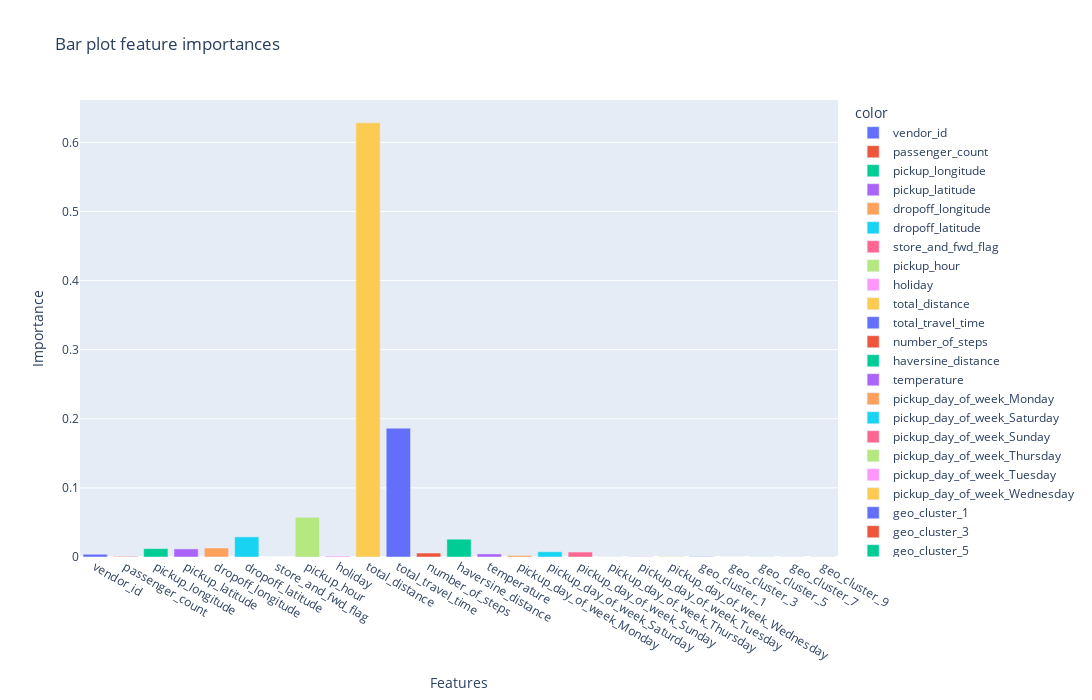

This figure's notebook cell:
### Markdown cell above
#### $6.3$

Let's build a bar graph of the coefficients of significance of each of the factors.

### Code cell
# Setting the bar graph parameters             
features = X_train.columns                           # features
importances_features = gb_regr.feature_importances_  # importance of features


# Building a bar graph
fig = px.bar(
    x = features,
    y = importances_features,
    color = features,
    orientation = 'v',
    height = 700,
    width = 1400,
    
    labels = {
        'x': 'Features',
        'y': 'Importance'
    },
    
    title = 'Bar plot feature importances'
)

fig.show('png')

### Figure 1 — Plotly figure (JSON) as saved in the notebook; plotly's stock layout.template omitted (floating-point values rounded to 4 significant figures)
{"data": [{"alignmentgroup": "True", "hovertemplate": "color=vendor_id<br>Features=%{x}<br>Importance=%{y}<extra></extra>", "legendgroup": "vendor_id", "marker": {"color": "#636efa", "pattern": {"shape": ""}}, "name": "vendor_id", "offsetgroup": "vendor_id", "orientation": "v", "showlegend": true, "textposition": "auto", "type": "bar", "x": ["vendor_id"], "xaxis": "x", "y": [0.003932], "yaxis": "y"}, {"alignmentgroup": "True", "hovertemplate": "color=passenger_count<br>Features=%{x}<br>Importance=%{y}<extra></extra>", "legendgroup": "passenger_count", "marker": {"color": "#EF553B", "pattern": {"shape": ""}}, "name": "passenger_count", "offsetgroup": "passenger_count", "orientation": "v", "showlegend": true, "textposition": "auto", "type": "bar", "x": ["passenger_count"], "xaxis": "x", "y": [0.0008318], "yaxis": "y"}, {"alignmentgroup": "True", "hovertemplate": "color=pickup_longitude<br>Features=%{x}<br>Importance=%{y}<extra></extra>", "legendgroup": "pickup_longitude", "marker": {"color": "#00cc96", "pattern": {"shape": ""}}, "name": "pickup_longitude", "offsetgroup": "pickup_longitude", "orientation": "v", "showlegend": true, "textposition": "auto", "type": "bar", "x": ["pickup_longitude"], "xaxis": "x", "y": [0.01209], "yaxis": "y"}, {"alignmentgroup": "True", "hovertemplate": "color=pickup_latitude<br>Features=%{x}<br>Importance=%{y}<extra></extra>", "legendgroup": "pickup_latitude", "marker": {"color": "#ab63fa", "pattern": {"shape": ""}}, "name": "pickup_latitude", "offsetgroup": "pickup_latitude", "orientation": "v", "showlegend": true, "textposition": "auto", "type": "bar", "x": ["pickup_latitude"], "xaxis": "x", "y": [0.01168], "yaxis": "y"}, {"alignmentgroup": "True", "hovertemplate": "color=dropoff_longitude<br>Features=%{x}<br>Importance=%{y}<extra></extra>", "legendgroup": "dropoff_longitude", "marker": {"color": "#FFA15A", "pattern": {"shape": ""}}, "name": "dropoff_longitude", "offsetgroup": "dropoff_longitude", "orientation": "v", "showlegend": true, "textposition": "auto", "type": "bar", "x": ["dropoff_longitude"], "xaxis": "x", "y": [0.01303], "yaxis": "y"}, {"alignmentgroup": "True", "hovertemplate": "color=dropoff_latitude<br>Features=%{x}<br>Importance=%{y}<extra></extra>", "legendgroup": "dropoff_latitude", "marker": {"color": "#19d3f3", "pattern": {"shape": ""}}, "name": "dropoff_latitude", "offsetgroup": "dropoff_latitude", "orientation": "v", "showlegend": true, "textposition": "auto", "type": "bar", "x": ["dropoff_latitude"], "xaxis": "x", "y": [0.02911], "yaxis": "y"}, {"alignmentgroup": "True", "hovertemplate": "color=store_and_fwd_flag<br>Features=%{x}<br>Importance=%{y}<extra></extra>", "legendgroup": "store_and_fwd_flag", "marker": {"color": "#FF6692", "pattern": {"shape": ""}}, "name": "store_and_fwd_flag", "offsetgroup": "store_and_fwd_flag", "orientation": "v", "showlegend": true, "textposition": "auto", "type": "bar", "x": ["store_and_fwd_flag"], "xaxis": "x", "y": [2.945e-05], "yaxis": "y"}, {"alignmentgroup": "True", "hovertemplate": "color=pickup_hour<br>Features=%{x}<br>Importance=%{y}<extra></extra>", "legendgroup": "pickup_hour", "marker": {"color": "#B6E880", "pattern": {"shape": ""}}, "name": "pickup_hour", "offsetgroup": "pickup_hour", "orientation": "v", "showlegend": true, "textposition": "auto", "type": "bar", "x": ["pickup_hour"], "xaxis": "x", "y": [0.05744], "yaxis": "y"}, {"alignmentgroup": "True", "hovertemplate": "color=holiday<br>Features=%{x}<br>Importance=%{y}<extra></extra>", "legendgroup": "holiday", "marker": {"color": "#FF97FF", "pattern": {"shape": ""}}, "name": "holiday", "offsetgroup": "holiday", "orientation": "v", "showlegend": true, "textposition": "auto", "type": "bar", "x": ["holiday"], "xaxis": "x", "y": [0.001469], "yaxis": "y"}, {"alignmentgroup": "True", "hovertemplate": "color=total_distance<br>Features=%{x}<br>Importance=%{y}<extra></extra>", "legendgroup": "total_distance", "marker": {"color": "#FECB52", "pattern": {"shape": ""}}, "name": "total_distance", "offsetgroup": "total_distance", "orientation": "v", "showlegend": true, "textposition": "auto", "type": "bar", "x": ["total_distance"], "xaxis": "x", "y": [0.6282], "yaxis": "y"}, {"alignmentgroup": "True", "hovertemplate": "color=total_travel_time<br>Features=%{x}<br>Importance=%{y}<extra></extra>", "legendgroup": "total_travel_time", "marker": {"color": "#636efa", "pattern": {"shape": ""}}, "name": "total_travel_time", "offsetgroup": "total_travel_time", "orientation": "v", "showlegend": true, "textposition": "auto", "type": "bar", "x": ["total_travel_time"], "xaxis": "x", "y": [0.1864], "yaxis": "y"}, {"alignmentgroup": "True", "hovertemplate": "color=number_of_steps<br>Features=%{x}<br>Importance=%{y}<extra></extra>", "legendgroup": "number_of_steps", "marker": {"color": "#EF553B", "pattern": {"shape": ""}}, "name": "number_of_steps", "offsetgroup": "number_of_steps", "orientation": "v", "showlegend": true, "textposition": "auto", "type": "bar", "x": ["number_of_steps"], "xaxis": "x", "y": [0.005743], "yaxis": "y"}, {"alignmentgroup": "True", "hovertemplate": "color=haversine_distance<br>Features=%{x}<br>Importance=%{y}<extra></extra>", "legendgroup": "haversine_distance", "marker": {"color": "#00cc96", "pattern": {"shape": ""}}, "name": "haversine_distance", "offsetgroup": "haversine_distance", "orientation": "v", "showlegend": true, "textposition": "auto", "type": "bar", "x": ["haversine_distance"], "xaxis": "x", "y": [0.02574], "yaxis": "y"}, {"alignmentgroup": "True", "hovertemplate": "color=temperature<br>Features=%{x}<br>Importance=%{y}<extra></extra>", "legendgroup": "temperature", "marker": {"color": "#ab63fa", "pattern": {"shape": ""}}, "name": "temperature", "offsetgroup": "temperature", "orientation": "v", "showlegend": true, "textposition": "auto", "type": "bar", "x": ["temperature"], "xaxis": "x", "y": [0.004415], "yaxis": "y"}, {"alignmentgroup": "True", "hovertemplate": "color=pickup_day_of_week_Monday<br>Features=%{x}<br>Importance=%{y}<extra></extra>", "legendgroup": "pickup_day_of_week_Monday", "marker": {"color": "#FFA15A", "pattern": {"shape": ""}}, "name": "pickup_day_of_week_Monday", "offsetgroup": "pickup_day_of_week_Monday", "orientation": "v", "showlegend": true, "textposition": "auto", "type": "bar", "x": ["pickup_day_of_week_Monday"], "xaxis": "x", "y": [0.002217], "yaxis": "y"}, {"alignmentgroup": "True", "hovertemplate": "color=pickup_day_of_week_Saturday<br>Features=%{x}<br>Importance=%{y}<extra></extra>", "legendgroup": "pickup_day_of_week_Saturday", "marker": {"color": "#19d3f3", "pattern": {"shape": ""}}, "name": "pickup_day_of_week_Saturday", "offsetgroup": "pickup_day_of_week_Saturday", "orientation": "v", "showlegend": true, "textposition": "auto", "type": "bar", "x": ["pickup_day_of_week_Saturday"], "xaxis": "x", "y": [0.007542], "yaxis": "y"}, {"alignmentgroup": "True", "hovertemplate": "color=pickup_day_of_week_Sunday<br>Features=%{x}<br>Importance=%{y}<extra></extra>", "legendgroup": "pickup_day_of_week_Sunday", "marker": {"color": "#FF6692", "pattern": {"shape": ""}}, "name": "pickup_day_of_week_Sunday", "offsetgroup": "pickup_day_of_week_Sunday", "orientation": "v", "showlegend": true, "textposition": "auto", "type": "bar", "x": ["pickup_day_of_week_Sunday"], "xaxis": "x", "y": [0.007148], "yaxis": "y"}, {"alignmentgroup": "True", "hovertemplate": "color=pickup_day_of_week_Thursday<br>Features=%{x}<br>Importance=%{y}<extra></extra>", "legendgroup": "pickup_day_of_week_Thursday", "marker": {"color": "#B6E880", "pattern": {"shape": ""}}, "name": "pickup_day_of_week_Thursday", "offsetgroup": "pickup_day_of_week_Thursday", "orientation": "v", "showlegend": true, "textposition": "auto", "type": "bar", "x": ["pickup_day_of_week_Thursday"], "xaxis": "x", "y": [0.0003263], "yaxis": "y"}, {"alignmentgroup": "True", "hovertemplate": "color=pickup_day_of_week_Tuesday<br>Features=%{x}<br>Importance=%{y}<extra></extra>", "legendgroup": "pickup_day_of_week_Tuesday", "marker": {"color": "#FF97FF", "pattern": {"shape": ""}}, "name": "pickup_day_of_week_Tuesday", "offsetgroup": "pickup_day_of_week_Tuesday", "orientation": "v", "showlegend": true, "textposition": "auto", "type": "bar", "x": ["pickup_day_of_week_Tuesday"], "xaxis": "x", "y": [0.0007143], "yaxis": "y"}, {"alignmentgroup": "True", "hovertemplate": "color=pickup_day_of_week_Wednesday<br>Features=%{x}<br>Importance=%{y}<extra></extra>", "legendgroup": "pickup_day_of_week_Wednesday", "marker": {"color": "#FECB52", "pattern": {"shape": ""}}, "name": "pickup_day_of_week_Wednesday", "offsetgroup": "pickup_day_of_week_Wednesday", "orientation": "v", "showlegend": true, "textposition": "auto", "type": "bar", "x": ["pickup_day_of_week_Wednesday"], "xaxis": "x", "y": [0.0006], "yaxis": "y"}, {"alignmentgroup": "True", "hovertemplate": "color=geo_cluster_1<br>Features=%{x}<br>Importance=%{y}<extra></extra>", "legendgroup": "geo_cluster_1", "marker": {"color": "#636efa", "pattern": {"shape": ""}}, "name": "geo_cluster_1", "offsetgroup": "geo_cluster_1", "orientation": "v", "showlegend": true, "textposition": "auto", "type": "bar", "x": ["geo_cluster_1"], "xaxis": "x", "y": [0.0005295], "yaxis": "y"}, {"alignmentgroup": "True", "hovertemplate": "color=geo_cluster_3<br>Features=%{x}<br>Importance=%{y}<extra></extra>", "legendgroup": "geo_cluster_3", "marker": {"color": "#EF553B", "pattern": {"shape": ""}}, "name": "geo_cluster_3", "offsetgroup": "geo_cluster_3", "orientation": "v", "showlegend": true, "textposition": "auto", "type": "bar", "x": ["geo_cluster_3"], "xaxis": "x", "y": [6.749e-05], "yaxis": "y"}, {"alignmentgroup": "True", "hovertemplate": "color=geo_cluster_5<br>Features=%{x}<br>Importance=%{y}<extra></extra>", "legendgroup": "geo_cluster_5", "marker": {"color": "#00cc96", "pattern": {"shape": ""}}, "name": "geo_cluster_5", "offsetgroup": "geo_cluster_5", "orientation": "v", "showlegend": true, "textposition": "auto", "type": "bar", "x": ["geo_cluster_5"], "xaxis": "x", "y": [0.0001937], "yaxis": "y"}, {"alignmentgroup": "True", "hovertemplate": "color=geo_cluster_7<br>Features=%{x}<br>Importance=%{y}<extra></extra>", "legendgroup": "geo_cluster_7", "marker": {"color": "#ab63fa", "pattern": {"shape": ""}}, "name": "geo_cluster_7", "offsetgroup": "geo_cluster_7", "orientation": "v", "showlegend": true, "textposition": "auto", "type": "bar", "x": ["geo_cluster_7"], "xaxis": "x", "y": [0.0001916], "yaxis": "y"}, {"alignmentgroup": "True", "hovertemplate": "color=geo_cluster_9<br>Features=%{x}<br>Importance=%{y}<extra></extra>", "legendgroup": "geo_cluster_9", "marker": {"color": "#FFA15A", "pattern": {"shape": ""}}, "name": "geo_cluster_9", "offsetgroup": "geo_cluster_9", "orientation": "v", "showlegend": true, "textposition": "auto", "type": "bar", "x": ["geo_cluster_9"], "xaxis": "x", "y": [0.0004111], "yaxis": "y"}], "layout": {"barmode": "relative", "height": 700, "legend": {"title": {"text": "color"}, "tracegroupgap": 0}, "title": {"text": "Bar plot feature importances"}, "width": 1400, "xaxis": {"anchor": "y", "domain": [0, 1], "title": {"text": "Features"}}, "yaxis": {"anchor": "x", "domain": [0, 1], "title": {"text": "Importance"}}}}
